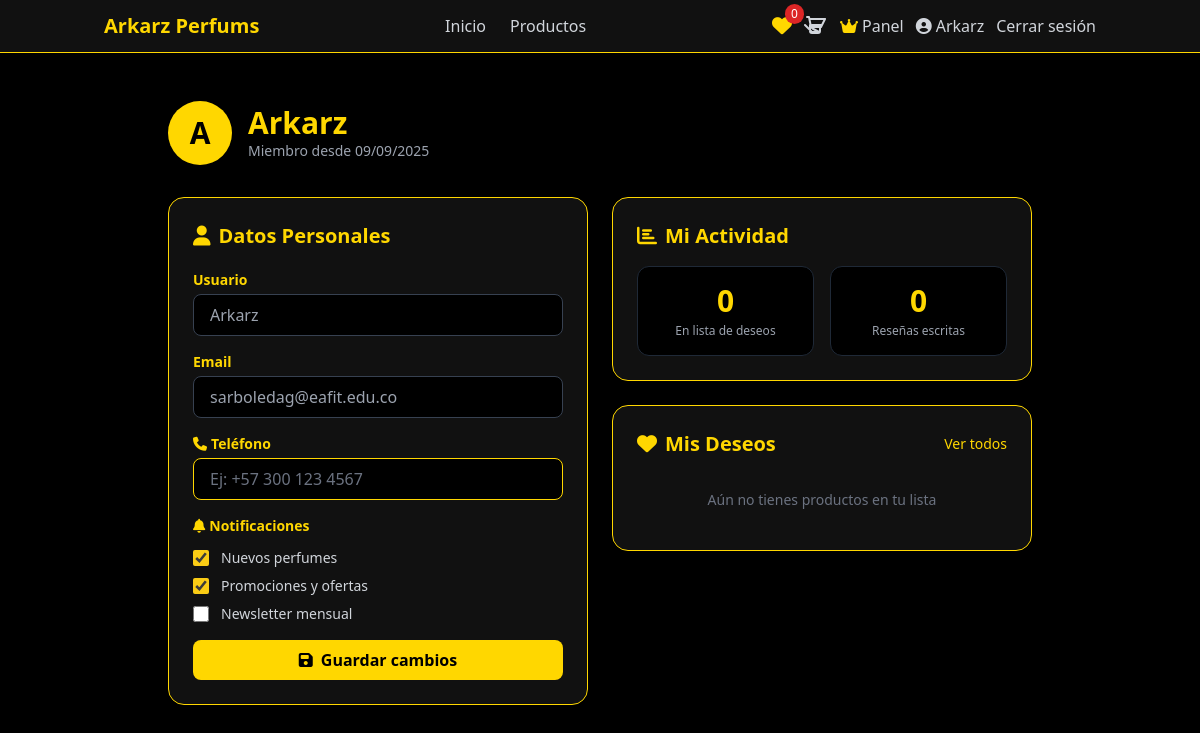
/usuarios/perfil/ (signed in), run on an earlier commit of the app's database.
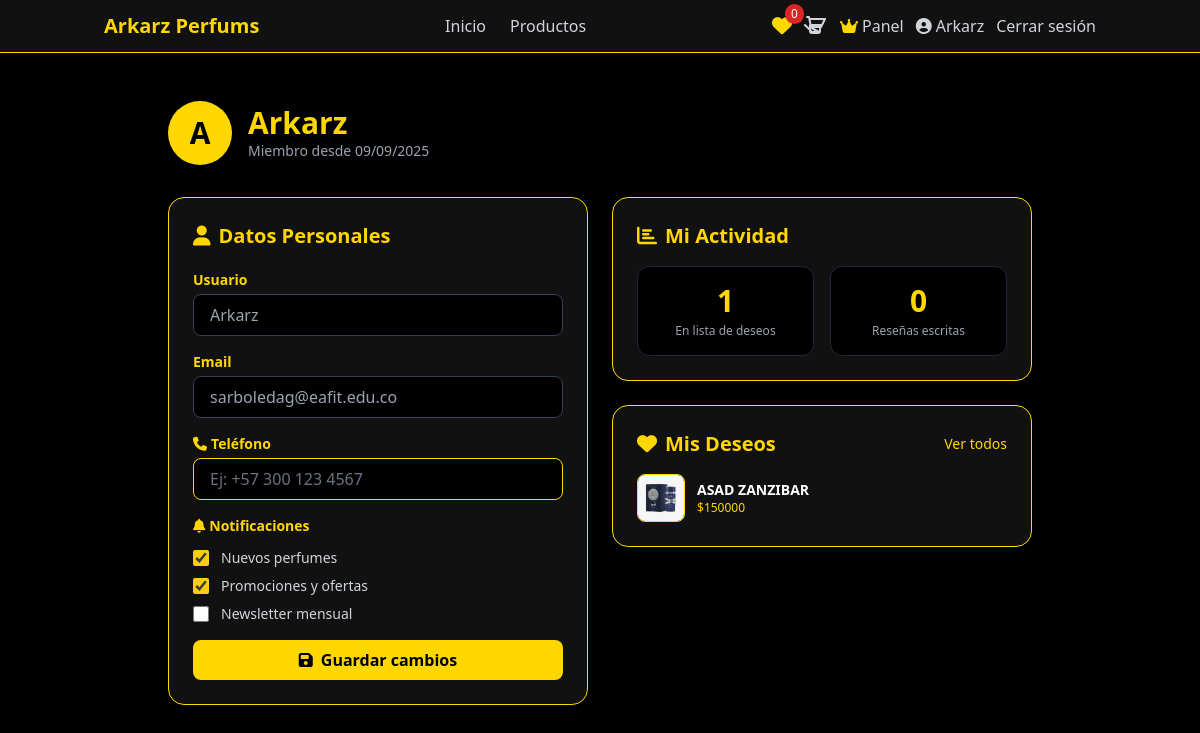
And on a later commit of the database.
### perfumes/models.py (models this page shows, shortened)
class ListaDeseos(models.Model):
    usuario = models.ForeignKey(
        settings.AUTH_USER_MODEL,
        on_delete=models.CASCADE,
        related_name='lista_deseos'
    )
    perfume = models.ForeignKey(
        Perfume,
        on_delete=models.CASCADE,
        related_name='en_listas_deseos'
    )
    fecha_agregado = models.DateTimeField(auto_now_add=True)
    class Meta:
        verbose_name = "Lista de Deseos"
        verbose_name_plural = "Listas de Deseos"
        unique_together = ('usuario', 'perfume')  # Un usuario no puede agregar el mismo producto 2 veces
        ordering = ['-fecha_agregado']

class Perfume(models.Model):
    SEXO_CHOICES = [
        ('H', 'Hombre'),
        ('M', 'Mujer'),
        ('U', 'Unisex'),
    ]
    TAMAÑO_CHOICES = [
        ('30ml', '30ml'),
        ('50ml', '50ml'),
        ('100ml', '100ml'),
        ('150ml', '150ml'),
    ]
    nombre = models.CharField(max_length=200)
    marca = models.ForeignKey(Marca, on_delete=models.CASCADE, related_name='perfumes')
    sexo = models.CharField(max_length=1, choices=SEXO_CHOICES)
    tamaño = models.CharField(max_length=10, choices=TAMAÑO_CHOICES, default='100ml')
    precio = models.DecimalField(max_digits=10, decimal_places=0)
    descripcion = models.TextField(blank=True)
    imagen = models.ImageField(upload_to='perfumes/')
    stock = models.PositiveIntegerField(default=0)
    activo = models.BooleanField(default=True)
    destacado = models.BooleanField(default=False)
    fecha_creacion = models.DateTimeField(auto_now_add=True)
    fecha_actualizacion = models.DateTimeField(auto_now=True)
    class Meta:
        ordering = ['-fecha_creacion']
        verbose_name = 'Perfume'
        verbose_name_plural = 'Perfumes'

### usuarios/views.py (the view, shortened to what this page needs)
# urls.py: path('perfil/', views.perfil, name='perfil'),
@login_required
def perfil(request):
    perfil_usuario, _ = PerfilUsuario.objects.get_or_create(user=request.user)
    deseos = ListaDeseos.objects.filter(usuario=request.user).select_related('perfume')
    calificaciones = Calificacion.objects.filter(usuario=request.user).select_related('perfume').order_by('-fecha')[:5]
    context = {
        'perfil': perfil_usuario,
        'deseos': deseos,
        'calificaciones': calificaciones,
        'titulo': 'Mi Perfil - Arkarz Perfums'
    }
    return render(request, 'usuarios/perfil.html', context)

### usuarios/templates/usuarios/perfil.html (shortened to what the changed rows need)
{% extends "base.html" %}
{% block content %}
<div class="container mx-auto px-4 py-12 max-w-4xl">
    <div class="fade-in mb-8 flex items-center gap-4">
        <div>
            <h1 class="text-3xl font-bold text-gold">{{ user.username }}</h1>
        </div>
    </div>
    <div class="grid grid-cols-1 md:grid-cols-2 gap-6">
        <div class="fade-in bg-darker border border-gold rounded-2xl p-6">
            <h2 class="text-xl font-bold text-gold mb-5">
                <i class="fas fa-user mr-2"></i>Datos Personales
            </h2>
        </div>
        <div class="space-y-6">
            <div class="fade-in bg-darker border border-gold rounded-2xl p-6">
                <h2 class="text-xl font-bold text-gold mb-4">
                    <i class="fas fa-chart-bar mr-2"></i>Mi Actividad
                </h2>
                <div class="grid grid-cols-2 gap-4">
                    <div class="bg-black rounded-xl p-4 text-center border border-gray-800">
                        <p class="text-3xl font-bold text-gold">{{ deseos.count }}</p>
                        <p class="text-gray-400 text-xs mt-1">En lista de deseos</p>
                    </div>
                </div>
            </div>
            <div class="fade-in bg-darker border border-gold rounded-2xl p-6">
                <div class="flex justify-between items-center mb-4">
                    <h2 class="text-xl font-bold text-gold">
                        <i class="fas fa-heart mr-2"></i>Mis Deseos
                    </h2>
                    <a href="{% url 'perfumes:lista_deseos' %}" class="text-sm text-gold hover:underline">Ver todos</a>
                </div>
                {% if deseos %}
                <div class="space-y-3">
                    {% for item in deseos|slice:":3" %}
                    <div class="flex items-center gap-3">
                        {% if item.perfume.imagen %}
                            <img src="{{ item.perfume.imagen.url }}" alt="{{ item.perfume.nombre }}"
                                 class="w-12 h-12 object-cover rounded-lg border border-gold">
                        {% else %}
                            <div class="w-12 h-12 bg-black rounded-lg border border-gold flex items-center justify-center">
                                <i class="fas fa-spray-can text-gold"></i>
                            </div>
                        {% endif %}
                        <div class="flex-1">
                            <p class="text-white text-sm font-semibold">{{ item.perfume.nombre }}</p>
                            <p class="text-gold text-xs">${{ item.perfume.precio|floatformat:0 }}</p>
                        </div>
                    </div>
                    {% endfor %}
                </div>
                {% else %}
                <p class="text-gray-500 text-sm text-center py-4">Aún no tienes productos en tu lista</p>
                {% endif %}
            </div>
        </div>
    </div>
</div>
{% endblock %}

What changed in the data, as far as the page shows it:
added ListaDeseos: perfume.imagen (picture), perfume.nombre "ASAD ZANZIBAR", perfume.precio "150000"
Also different on the page:
{{ deseos.count }}: "0" → "1"
text no longer shown: "Aún no tienes productos en tu lista"
